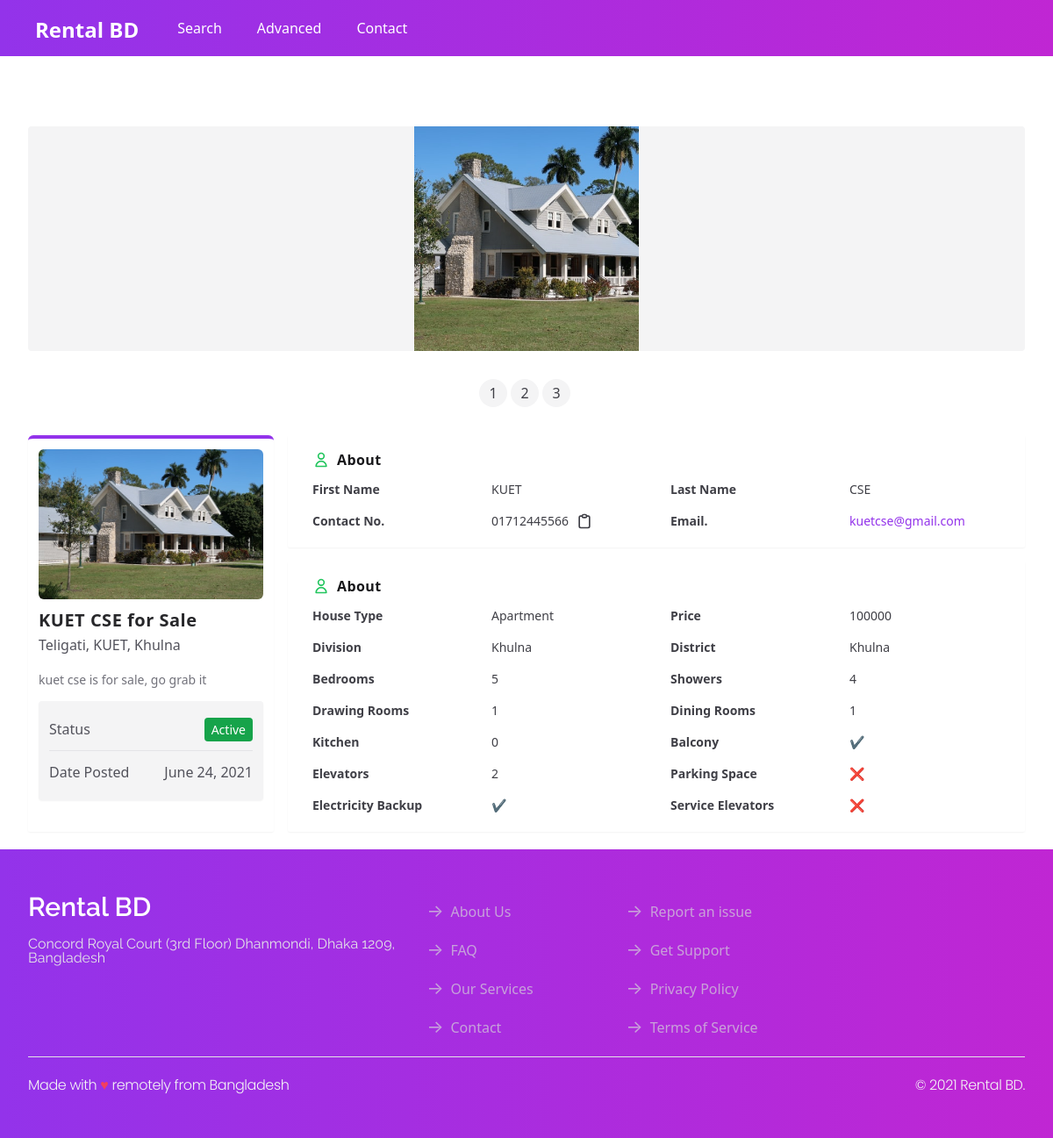
The app's page /house/11/ with its own data.
### house/models.py (models this page shows, shortened)
class Photo(models.Model):
    house = models.ForeignKey(House, on_delete=models.CASCADE)
    photo = models.ImageField(upload_to=user_directory_path)
    created = models.DateTimeField(auto_now_add=True)
    def __str__(self):
        return f'Photo for - {self.house.title}'

class House(models.Model):
    CATEGORY = (
        ('Apartment', 'Apartment'),
        ('Duplex', 'Duplex'),
        ('Triplex', 'Triplex'),
        ('Sublet', 'Sublet'),
    )
    title = models.CharField(max_length=127)
    address = models.CharField(max_length=127)
    owner = models.ForeignKey(settings.AUTH_USER_MODEL, on_delete=models.CASCADE)
    division = models.ForeignKey(Division, on_delete=models.CASCADE)
    district = models.ForeignKey(District, on_delete=models.CASCADE)
    category = models.CharField(max_length=15, choices=CATEGORY, default=CATEGORY[0][0])
    price = models.PositiveIntegerField(default=100, validators=[MaxValueValidator(1000000)])
    area = models.PositiveIntegerField(default=100, validators=[MaxValueValidator(100000)])
    beds = models.PositiveSmallIntegerField(default=1, validators=[MaxValueValidator(15)])
    baths = models.PositiveSmallIntegerField(default=0, validators=[MaxValueValidator(10)])
    kitchen = models.PositiveSmallIntegerField(default=0, validators=[MaxValueValidator(5)])
    drawing = models.PositiveSmallIntegerField(default=0, validators=[MaxValueValidator(5)])
    dining = models.PositiveSmallIntegerField(default=0, validators=[MaxValueValidator(5)])
    parking_space = models.PositiveSmallIntegerField(default=0, blank=True)
    elevators = models.PositiveSmallIntegerField(default=0, blank=True)
    balcony = models.BooleanField(default=False)
    electricity_backup = models.BooleanField(default=False)
    service_elevator = models.BooleanField(default=False)
    created = models.DateTimeField(auto_now_add=True)
    last_modified = models.DateTimeField(auto_now=True)
    description = models.TextField(max_length=300, blank=True)

### user/models.py (models this page shows)
class User(AbstractUser):
    phone = models.CharField(
        max_length=14,
        validators=[
            RegexValidator(
                regex='01[0-9]{9}',
                message='Please provide a valid phone number'
            )
        ]
    )

### area/models.py (models this page shows)
class Division(models.Model):
    name = models.CharField(primary_key=True, unique=True, max_length=15)
    latitude = models.FloatField(null=True, blank=True)
    longitude = models.FloatField(null=True, blank=True)
    def __str__(self):
        return self.name

class District(models.Model):
    name = models.CharField(primary_key=True, unique=True, max_length=15)
    division = models.ForeignKey(Division, on_delete=models.CASCADE)
    latitude = models.FloatField(null=True, blank=True)
    longitude = models.FloatField(null=True, blank=True)
    def __str__(self):
        return self.name

### house/views.py (the view)
# urls.py: path('house/<int:pk>/', HouseDetailView.as_view(), name='detail'),
class HouseDetailView(DetailView):
    model = House
    def get(self, request, *args, **kwargs):
        photos = Photo.objects.filter(house=kwargs['pk'])
        self.extra_context = {'photos': photos, }
        return super(HouseDetailView, self).get(request, *args, **kwargs)

### house/templates/house/house_detail.html (shortened to what this page needs)
{% extends 'main.html' %}
{% block content %}
    <div class="max-w-7xl mx-auto my-5 px-4 sm:px-6 lg:px-8">
        {% if photos %}
        <div class="flex flex-col items-center my-8 mt-20">
            <div class="w-full bg-white rounded overflow-x-hidden flex snap-x">
                <div class="snap-start w-full h-full flex items-center justify-center text-white text-4xl font-bold flex-shrink-0 bg-gray-100 relative"
                     id="slide-6">
                    {% with photos.0 as title %}
                        <img
                                src="{{ title.photo.url }}"
                                class="h-64 w-64 object-cover"
                                alt="{{ title }}"
                                id="slider"
                        >
                    {% endwith %}
                </div>
            </div>
            <div class="flex mt-8" id="buttons">
                {% for photo in photos %}
                    <button
                            class="w-8 mr-1 h-8 text-gray-700 rounded-full bg-gray-100 flex justify-center items-center focus:outline-none focus:ring-2 focus:ring-purple-500 focus:border-purple-500"
                            data-src="{{ forloop.counter }}"
                    >
                        {{ forloop.counter }}
                    </button>
                {% endfor %}
            </div>
        </div>
        {% endif %}
        <div class="md:flex no-wrap md:-mx-2">
            <div class="bg-white w-full md:w-3/12 md:mx-2 rounded-sm shadow-sm">
                <div class="p-3 rounded-t-md border-t-4 border-purple-600">
                    <div class="image overflow-hidden">
                        {% if photos %}
                        <img class="h-auto w-full mx-auto rounded-md"
                             src="{{ photos.0.photo.url }}"
                             alt=""/>
                        {% endif %}
                    </div>
                    <h1 class="text-gray-800 tracking-wide font-siliguri font-bold text-xl leading-8 mt-2">{{ house.title }}</h1>
                    <h3 class="text-gray-600 font-siliguri font-lg text-semibold leading-6">{{ house.address }}</h3>
                    <p class="text-sm text-gray-500 leading-6 mt-4">
                        {{ house.description }}
                    </p>
                    <ul
                            class="bg-gray-100 text-gray-600 hover:text-gray-700 py-2 px-3 mt-3 divide-y rounded shadow-sm">
                        <li class="flex items-center py-3">
                            <span>Status</span>
                            <span class="ml-auto"><span
                                    class="bg-green-600 py-1 px-2 rounded text-white text-sm">Active</span></span>
                        </li>
                        <li class="flex items-center py-3">
                            <span>Date Posted</span>
                            <span class="ml-auto">{{ house.created |date }}</span>
                        </li>
                    </ul>
                </div>
            </div>
            <div class="w-full md:w-9/12 md:mx-2">
                <div class="bg-white p-3 shadow-sm rounded-sm">
                    <div class="flex items-center space-x-2 px-4 font-semibold text-gray-900 leading-8">
                    <span class="text-green-500">
                        <svg class="h-5" xmlns="http://www.w3.org/2000/svg" fill="none" viewBox="0 0 24 24"
                             stroke="currentColor">
                            <path stroke-linecap="round" stroke-linejoin="round" stroke-width="2"
                                  d="M16 7a4 4 0 11-8 0 4 4 0 018 0zM12 14a7 7 0 00-7 7h14a7 7 0 00-7-7z"></path>
                        </svg>
                    </span>
                        <span class="tracking-wide">About</span>
                    </div>
                    <div class="text-gray-700">
                        <div class="grid md:grid-cols-2 text-sm">
                            <div class="grid grid-cols-2">
                                <div class="px-4 py-2 font-semibold">First Name</div>
                                <div class="px-4 py-2">{{ house.owner.first_name }}</div>
                            </div>
                            <div class="grid grid-cols-2">
                                <div class="px-4 py-2 font-semibold">Last Name</div>
                                <div class="px-4 py-2">{{ house.owner.last_name }}</div>
                            </div>
                            <div class="grid grid-cols-2">
                                <div class="px-4 py-2 font-semibold">Contact No.</div>
                                <div class="px-4 py-2 flex items-center">
                                    <span id="phone">{{ house.owner.phone }}</span>
                                </div>
                            </div>
                            <div class="grid grid-cols-2">
                                <div class="px-4 py-2 font-semibold">Email.</div>
                                <div class="px-4 py-2">
                                    <a class="text-purple-600 hover:text-purple-700 rounded-md focus:outline-none focus:ring-2 focus:ring-offset-2 focus:ring-indigo-500"
                                       href="mailto:jane@example.com">
                                        {{ house.owner.email }}
                                    </a>
                                </div>
                            </div>
                        </div>
                    </div>
                </div>
                <div class="bg-white p-3 shadow-sm rounded-sm">
                    <div class="flex items-center space-x-2 px-4 font-semibold text-gray-900 leading-8">
                    <span class="text-green-500">
                        <svg class="h-5" xmlns="http://www.w3.org/2000/svg" fill="none" viewBox="0 0 24 24"
                             stroke="currentColor">
                            <path stroke-linecap="round" stroke-linejoin="round" stroke-width="2"
                                  d="M16 7a4 4 0 11-8 0 4 4 0 018 0zM12 14a7 7 0 00-7 7h14a7 7 0 00-7-7z"></path>
                        </svg>
                    </span>
                        <span class="tracking-wide">About</span>
                    </div>
                    <div class="text-gray-700">
                        <div class="grid md:grid-cols-2 text-sm">
                            <div class="grid grid-cols-2">
                                <div class="px-4 py-2 font-semibold">House Type</div>
                                <div class="px-4 py-2">{{ house.category }}</div>
                            </div>
                            <div class="grid grid-cols-2">
                                <div class="px-4 py-2 font-semibold">Price</div>
                                <div class="px-4 py-2">{{ house.price }}</div>
                            </div>
                            <div class="grid grid-cols-2">
                                <div class="px-4 py-2 font-semibold">Division</div>
                                <div class="px-4 py-2">{{ house.division }}</div>
                            </div>
                            <div class="grid grid-cols-2">
                                <div class="px-4 py-2 font-semibold">District</div>
                                <div class="px-4 py-2">{{ house.district }}</div>
                            </div>
                            <div class="grid grid-cols-2">
                                <div class="px-4 py-2 font-semibold">Bedrooms</div>
                                <div class="px-4 py-2">{{ house.beds }}</div>
                            </div>
                            <div class="grid grid-cols-2">
                                <div class="px-4 py-2 font-semibold">Showers</div>
                                <div class="px-4 py-2">{{ house.baths }}</div>
                            </div>
                            <div class="grid grid-cols-2">
                                <div class="px-4 py-2 font-semibold">Drawing Rooms</div>
                                <div class="px-4 py-2">{{ house.drawing }}</div>
                            </div>
                            <div class="grid grid-cols-2">
                                <div class="px-4 py-2 font-semibold">Dining Rooms</div>
                                <div class="px-4 py-2">{{ house.dining }}</div>
                            </div>
                            <div class="grid grid-cols-2">
                                <div class="px-4 py-2 font-semibold">Kitchen</div>
                                <div class="px-4 py-2">{{ house.kitchen }}</div>
                            </div>
                            <div class="grid grid-cols-2">
                                <div class="px-4 py-2 font-semibold">Balcony</div>
                                <div class="px-4 py-2">
                                    {% if house.balcony %}
                                        ✔
                                    {% else %}
                                        ❌
                                    {% endif %}
                                </div>
                            </div>
                            <div class="grid grid-cols-2">
                                <div class="px-4 py-2 font-semibold">Elevators</div>
                                <div class="px-4 py-2">{{ house.elevators }}</div>
                            </div>
                            <div class="grid grid-cols-2">
                                <div class="px-4 py-2 font-semibold">Parking Space</div>
                                <div class="px-4 py-2">
                                    {% if house.parking_space %}
                                        ✔
                                    {% else %}
                                        ❌
                                    {% endif %}
                                </div>
                            </div>
                            <div class="grid grid-cols-2">
                                <div class="px-4 py-2 font-semibold">Electricity Backup</div>
                                <div class="px-4 py-2">
                                    {% if house.electricity_backup %}
                                        ✔
                                    {% else %}
                                        ❌
                                    {% endif %}
                                </div>
                            </div>
                            <div class="grid grid-cols-2">
                                <div class="px-4 py-2 font-semibold">Service Elevators</div>
                                <div class="px-4 py-2">
                                    {% if house.service_elevator %}
                                        ✔
                                    {% else %}
                                        ❌
                                    {% endif %}
                                </div>
                            </div>
                        </div>
                    </div>
                </div>
            </div>
        </div>
    </div>
{% endblock %}

### records on screen
Photo: photo (picture)
House: title "KUET CSE for Sale", address "Teligati, KUET, Khulna", description "kuet cse is for sale, go grab it", created "June 24, 2021", owner.first_name "KUET", owner.last_name "CSE", owner.phone "01712445566", owner.email "kuetcse@gmail.com", category "Apartment", price "100000", division "Khulna", district "Khulna", beds "5", baths "4", drawing "1", dining "1", kitchen "0", elevators "2"
